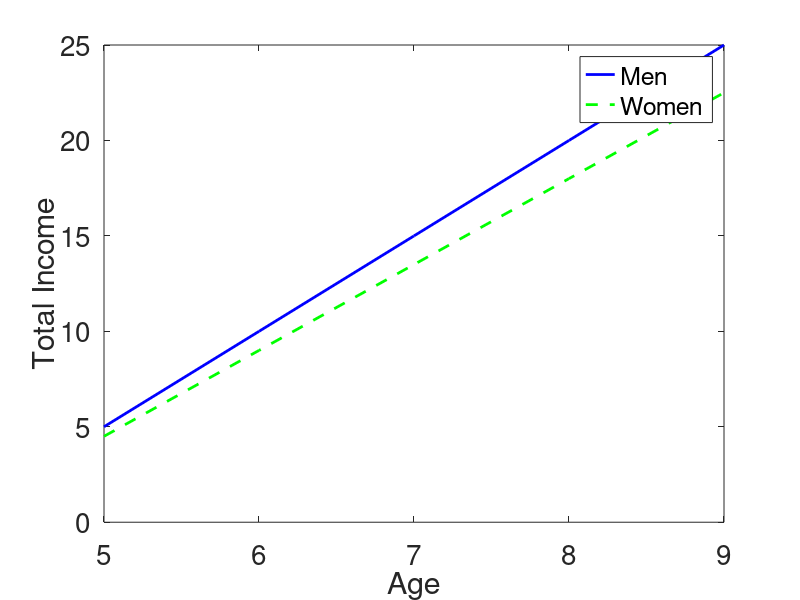

MATLAB code to generate this figure:
%Create a program that graphs the total income for a male and female given
%the circumstances of their salary, years they worked, and the age they
%are currently to see their projected income.

salary = input('Please enter your salary');
num_years = input('Please enter desired amount of years');
age = input('Please enter your age');

age_inc = age;

%percent = []

%From our research, we found that at the age of 20 the average pay gap was
%10 percent, and by 55 it was around 25 percent and constant from there. We
%have a function that runs for each year. It will calculate the percentage
%the female gap is at that age compared to the male.
for i = 1:num_years
    if(age_inc > 20 && age_inc < 55)
        j = (age_inc - 20);
        percent(i) = .90 - (.004286 * j);
    end
    if(age_inc <= 20)
        percent(i) = .90;
    end
    if(age_inc >= 55)
        percent(i) = .75;
    end
    age_inc = age_inc + 1;
end

%Creating x for the numer of years worked, y for the income of the male,
%z for the female income, and w is the adjusted years from the start of
%their age.
x = 1:num_years;
y = x*salary;
z = percent(x) .* x * salary;

w = (age + x) - 1;

%This plots out our graph of the age gap. Anything between 0-20 years of
%age should be a constant 10 percent pay gap, and 55 and on should be a
%constant 25 percent pay gap. Between 20-55 we should see a curve getting
%farther from the male income.

figure(); % give us a window to plot in
plot(w, y,'-b','LineWidth',2);
hold on;
plot(w, z, '--g', 'LineWidth', 2);
xlabel('Age');
ylabel('Total Income');
%xlim([]);
legend('Men', 'Women', 'Location', 'best');
set(gca, 'FontSize', 20);